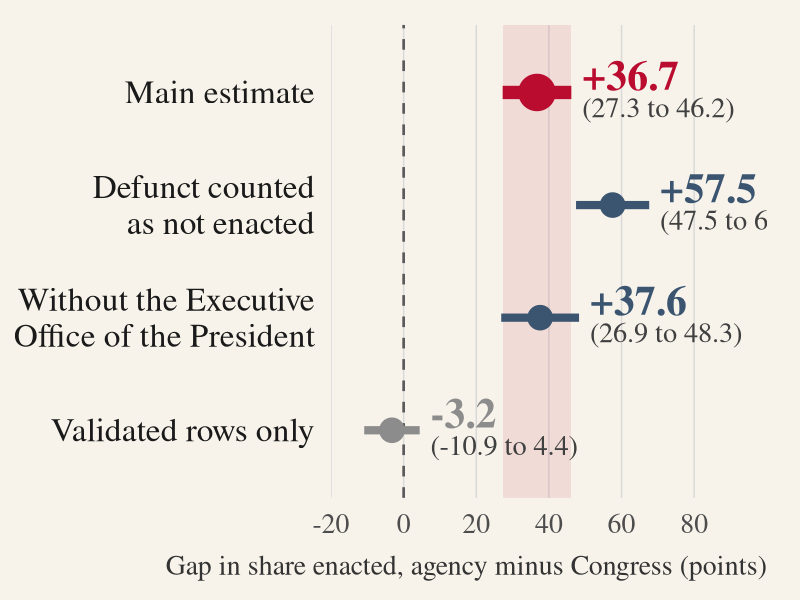
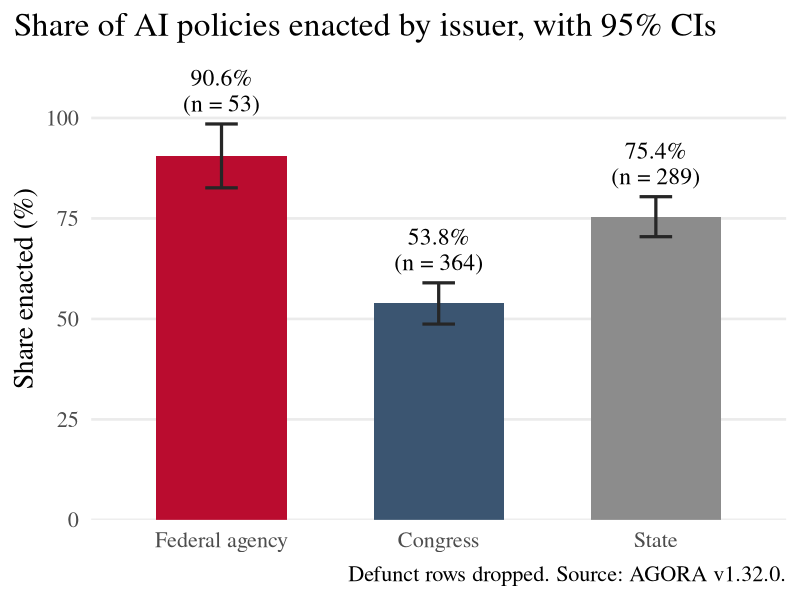
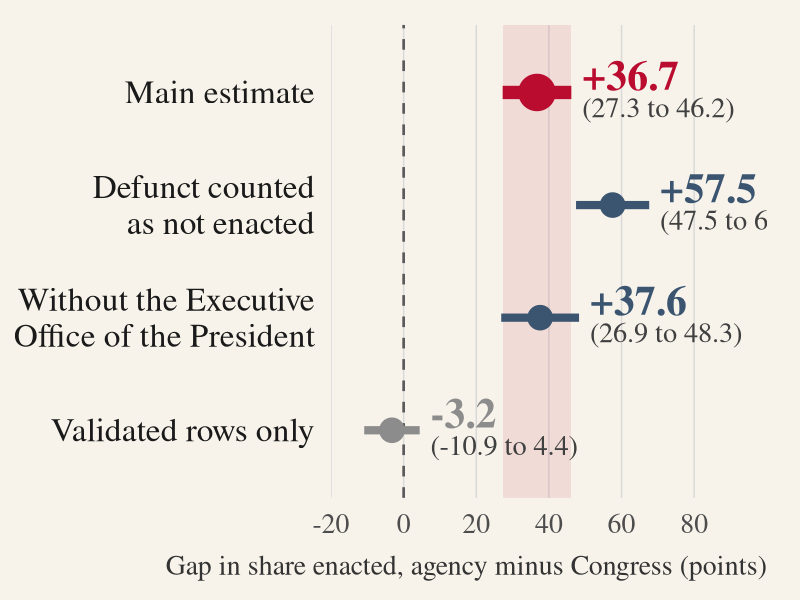
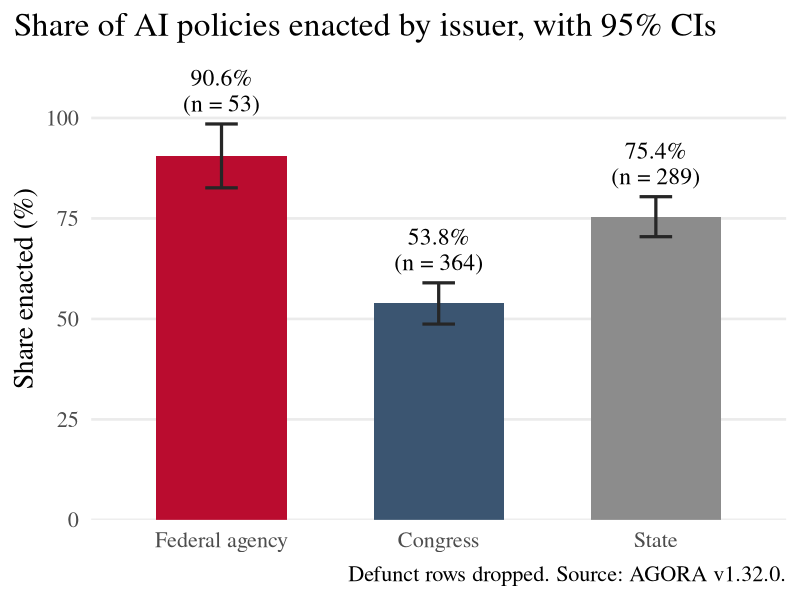

Generate these figures, in order, with R:
## INTL 7007 final project
## does who issues an AI policy affect whether it gets enacted?
## H1: AI policies issued by federal agencies are more likely to be enacted than AI bills proposed in Congress.
## H0: The issuing authority makes no difference to whether an AI policy is enacted.
## data: AGORA v1.32.0 (ETO), https://doi.org/10.5281/zenodo.21964209

## packages
library(ggplot2)

## loading the data
documents <- read.csv("data/agora/documents.csv")
authorities <- read.csv("data/agora/authorities.csv")

head(documents[, c("Authority", "Most.recent.activity")])
dim(documents)
dim(authorities)

## most recent activity
table(documents$Most.recent.activity, exclude = NULL)

## number of different authorities
dim(table(documents$Authority))

## parent group for each authority (from authorities.csv)
documents$parent <- authorities$Parent.authority[match(documents$Authority,
                                                       authorities$Name)]
sum(is.na(match(documents$Authority, authorities$Name)))
table(documents$parent, exclude = NULL)

## issuer: Congress, federal agency or state
documents$issuer <- NA
documents$issuer <- ifelse(documents$Authority == "United States Congress",
                           "Congress", documents$issuer)
documents$issuer <- ifelse(documents$parent == "Federal government" &
                           documents$Authority != "United States Congress",
                           "Federal agency", documents$issuer)
documents$issuer <- ifelse(documents$parent == "State governments",
                           "State", documents$issuer)
table(documents$issuer, exclude = NULL)

## authorities counted as federal agencies
table(documents$Authority[documents$issuer == "Federal agency"])

## keeping Congress, federal agencies and states only
issuers <- documents[!is.na(documents$issuer), ]
table(issuers$issuer, issuers$Most.recent.activity)

## dropping Defunct (DV is proposed or enacted)
policies <- issuers[issuers$Most.recent.activity != "Defunct", ]
policies$enacted <- ifelse(policies$Most.recent.activity == "Enacted", 1, 0)

## N used and dropped
nrow(documents)
nrow(documents) - nrow(issuers)
sum(issuers$Most.recent.activity == "Defunct")
nrow(policies)

## enacted and proposed by issuer
activity_counts <- table(policies$issuer, policies$Most.recent.activity)
activity_counts
sum(activity_counts)

## percentages within each issuer
100 * prop.table(activity_counts, margin = 1)

## share enacted by issuer
congress <- policies$enacted[policies$issuer == "Congress"]
agency <- policies$enacted[policies$issuer == "Federal agency"]
state <- policies$enacted[policies$issuer == "State"]

table(policies$issuer)

pct_enacted <- 100 * c("Congress" = mean(congress),
                       "Federal agency" = mean(agency),
                       "State" = mean(state))
pct_enacted

## 95% confidence intervals
## Congress
100 * (mean(congress) - 1.96 * sqrt(var(congress) / length(congress)))
100 * (mean(congress) + 1.96 * sqrt(var(congress) / length(congress)))

## federal agency
100 * (mean(agency) - 1.96 * sqrt(var(agency) / length(agency)))
100 * (mean(agency) + 1.96 * sqrt(var(agency) / length(agency)))

## state
100 * (mean(state) - 1.96 * sqrt(var(state) / length(state)))
100 * (mean(state) + 1.96 * sqrt(var(state) / length(state)))

## federal agency vs Congress
treatment <- policies[policies$issuer == "Federal agency", ]
control <- policies[policies$issuer == "Congress", ]
n_t <- nrow(treatment)
n_c <- nrow(control)

## difference in means
diff_means <- mean(treatment$enacted) - mean(control$enacted)
100 * diff_means

## standard error
se_diff <- sqrt(var(treatment$enacted) / n_t + var(control$enacted) / n_c)

## 95% confidence interval
100 * (diff_means - 1.96 * se_diff)
100 * (diff_means + 1.96 * se_diff)

## z-statistic and two-sided p-value
z_obs <- diff_means / se_diff
z_obs
2 * pnorm(-abs(z_obs))

## same comparison with lm()
two_groups <- policies[policies$issuer != "State", ]
two_groups$agency <- ifelse(two_groups$issuer == "Federal agency", 1, 0)
fit <- lm(enacted ~ agency, data = two_groups)
fit
summary(fit)$coef

## check 1: Defunct counted as not enacted
issuers$enacted <- ifelse(issuers$Most.recent.activity == "Enacted", 1, 0)
agency_all <- issuers$enacted[issuers$issuer == "Federal agency"]
congress_all <- issuers$enacted[issuers$issuer == "Congress"]
length(agency_all)
length(congress_all)

diff_defunct <- mean(agency_all) - mean(congress_all)
se_defunct <- sqrt(var(agency_all) / length(agency_all) +
                   var(congress_all) / length(congress_all))
100 * diff_defunct
100 * (diff_defunct - 1.96 * se_defunct)
100 * (diff_defunct + 1.96 * se_defunct)
diff_defunct / se_defunct
2 * pnorm(-abs(diff_defunct / se_defunct))

## check 2: without the Executive Office of the President
agency_no_eop <- policies$enacted[policies$issuer == "Federal agency" &
                                  policies$Authority != "Executive Office of the President"]
length(agency_no_eop)

diff_no_eop <- mean(agency_no_eop) - mean(control$enacted)
se_no_eop <- sqrt(var(agency_no_eop) / length(agency_no_eop) +
                  var(control$enacted) / n_c)
100 * diff_no_eop
100 * (diff_no_eop - 1.96 * se_no_eop)
100 * (diff_no_eop + 1.96 * se_no_eop)
diff_no_eop / se_no_eop
2 * pnorm(-abs(diff_no_eop / se_no_eop))

## check 3: validated rows only
validated <- policies[policies$Validated. == "true", ]
table(validated$issuer, validated$Most.recent.activity)

agency_val <- validated$enacted[validated$issuer == "Federal agency"]
congress_val <- validated$enacted[validated$issuer == "Congress"]
length(agency_val)
length(congress_val)

diff_val <- mean(agency_val) - mean(congress_val)
se_val <- sqrt(var(agency_val) / length(agency_val) +
               var(congress_val) / length(congress_val))
100 * diff_val
100 * (diff_val - 1.96 * se_val)
100 * (diff_val + 1.96 * se_val)
diff_val / se_val
2 * pnorm(-abs(diff_val / se_val))

## numbers for the assuming sentence
round(100 * diff_means, 1)
round(100 * (diff_means - 1.96 * se_diff), 1)
round(100 * (diff_means + 1.96 * se_diff), 1)

## check 4: without the NDAA rows
## each NDAA section is its own row, so one law can add lots of enacted rows
policies$ndaa <- ifelse(grepl("NDAA", policies$Collections), 1, 0)
table(policies$issuer, policies$ndaa)

congress_no_ndaa <- policies$enacted[policies$issuer == "Congress" &
                                     policies$ndaa == 0]
length(congress_no_ndaa)
100 * mean(congress_no_ndaa)

diff_no_ndaa <- mean(agency) - mean(congress_no_ndaa)
se_no_ndaa <- sqrt(var(agency) / length(agency) +
                   var(congress_no_ndaa) / length(congress_no_ndaa))
100 * diff_no_ndaa
100 * (diff_no_ndaa - 1.96 * se_no_ndaa)
100 * (diff_no_ndaa + 1.96 * se_no_ndaa)
diff_no_ndaa / se_no_ndaa
2 * pnorm(-abs(diff_no_ndaa / se_no_ndaa))

## check 5: lm() also holding constant whether the policy mainly applies to government
two_groups$applies_gov <- ifelse(two_groups$Primarily.applies.to.the.government == "true", 1, 0)
table(two_groups$issuer, two_groups$applies_gov)

fit_gov <- lm(enacted ~ agency + applies_gov, data = two_groups)
fit_gov
summary(fit_gov)$coef

## unique Congress bills (one link can cover several section rows)
length(unique(policies$Link.to.document[policies$issuer == "Congress"]))

## summaries that may include unreviewed machine output
table(policies$Summaries.and.tags.may.include.unreviewed.machine.output)
sum(policies$Summaries.and.tags.may.include.unreviewed.machine.output == "true")

## the four federal agency rows that went Defunct
defunct_agency <- issuers[issuers$issuer == "Federal agency" &
                          issuers$Most.recent.activity == "Defunct", ]
defunct_agency[, c("Official.name", "Authority",
                   "Proposed.date", "Most.recent.activity.date")]

## text analysis of the short summaries
## drop stop words, months, drafting words and US state names
stops <- c(
  "a", "about", "after", "again", "against", "all", "also", "an", "and", "any",
  "are", "as", "at", "be", "because", "been", "before", "being", "between",
  "both", "but", "by", "can", "did", "do", "does", "doing", "down", "during",
  "each", "few", "for", "from", "further", "had", "has", "have", "having",
  "he", "her", "here", "hers", "herself", "him", "himself", "his", "how",
  "i", "if", "in", "into", "is", "it", "its", "itself", "just", "me", "more",
  "most", "my", "myself", "no", "nor", "not", "now", "of", "off", "on",
  "once", "only", "or", "other", "our", "ours", "ourselves", "out", "over",
  "own", "same", "she", "should", "so", "some", "such", "than", "that",
  "the", "their", "theirs", "them", "themselves", "then", "there", "these",
  "they", "this", "those", "through", "to", "too", "under", "until", "up",
  "very", "was", "we", "were", "what", "when", "where", "which", "while",
  "who", "whom", "why", "will", "with", "you", "your", "yours", "yourself",
  "yourselves",
  "january", "february", "march", "april", "may", "june", "july", "august",
  "september", "october", "november", "december",
  "act", "acts", "bill", "bills", "section", "sections", "title", "titles",
  "law", "laws", "requires", "require", "establishes", "establish",
  "amends", "amend", "directs", "authorizes", "provides", "provide",
  "alabama", "alaska", "arizona", "arkansas", "california", "colorado",
  "connecticut", "delaware", "florida", "georgia", "hawaii", "idaho",
  "illinois", "indiana", "iowa", "kansas", "kentucky", "louisiana", "maine",
  "maryland", "massachusetts", "michigan", "minnesota", "mississippi",
  "missouri", "montana", "nebraska", "nevada", "ohio", "oklahoma", "oregon",
  "pennsylvania", "tennessee", "texas", "utah", "vermont", "virginia",
  "washington", "wisconsin", "wyoming", "hampshire", "jersey", "mexico",
  "york", "carolina", "dakota", "columbia", "rhode"
)

clean_words <- function(text) {
  text <- tolower(paste(text, collapse = " "))
  text <- gsub("[^a-z]+", " ", text)
  words <- unlist(strsplit(text, " "))
  words <- words[words != ""]
  words <- words[nchar(words) >= 3]
  words[!(words %in% stops)]
}

congress_words <- clean_words(policies$Short.summary[policies$issuer == "Congress"])
agency_words <- clean_words(policies$Short.summary[policies$issuer == "Federal agency"])
state_words <- clean_words(policies$Short.summary[policies$issuer == "State"])

congress_tab <- sort(table(congress_words), decreasing = TRUE)
agency_tab <- sort(table(agency_words), decreasing = TRUE)
state_tab <- sort(table(state_words), decreasing = TRUE)

length(congress_words)
length(agency_words)
length(state_words)
head(congress_tab, 10)
head(agency_tab, 10)
head(state_tab, 10)

## how alike is the language? word shares for words used by both issuers
shared_ca <- intersect(names(congress_tab), names(agency_tab))
congress_share_ca <- as.numeric(congress_tab[shared_ca]) / length(congress_words)
agency_share_ca <- as.numeric(agency_tab[shared_ca]) / length(agency_words)
cor(congress_share_ca, agency_share_ca)
cor_ca <- cor.test(congress_share_ca, agency_share_ca)
cor_ca
cor_ca$estimate
cor_ca$conf.int
cor_ca$p.value
length(shared_ca)

shared_cs <- intersect(names(congress_tab), names(state_tab))
congress_share_cs <- as.numeric(congress_tab[shared_cs]) / length(congress_words)
state_share_cs <- as.numeric(state_tab[shared_cs]) / length(state_words)
cor(congress_share_cs, state_share_cs)
cor_cs <- cor.test(congress_share_cs, state_share_cs)
cor_cs
cor_cs$estimate
cor_cs$conf.int
cor_cs$p.value
length(shared_cs)

## appendix: tf-idf
## tf = count / total words; idf = log(3 / how many issuers use the word)
all_words <- unique(c(names(congress_tab), names(agency_tab), names(state_tab)))
n_issuers <- (all_words %in% names(congress_tab)) +
  (all_words %in% names(agency_tab)) +
  (all_words %in% names(state_tab))
idf <- log(3 / n_issuers)
names(idf) <- all_words

congress_tfidf <- sort((as.numeric(congress_tab) / length(congress_words)) *
                       idf[names(congress_tab)], decreasing = TRUE)
agency_tfidf <- sort((as.numeric(agency_tab) / length(agency_words)) *
                     idf[names(agency_tab)], decreasing = TRUE)
state_tfidf <- sort((as.numeric(state_tab) / length(state_words)) *
                    idf[names(state_tab)], decreasing = TRUE)

head(congress_tfidf, 10)
head(agency_tfidf, 10)
head(state_tfidf, 10)

## figure 1: the gap with 95% CIs, main estimate and the three checks
## colours from the poster: crimson, slate, grey, cream
crimson <- "#BA0C2F"
slate <- "#3B5571"
cream <- "#F7F3EA"

gap_ci <- data.frame(
  label = c("Main estimate",
            "Defunct counted\nas not enacted",
            "Without the Executive\nOffice of the President",
            "Validated rows only"),
  type = c("Main", "Check", "Check", "Validated"),
  est = 100 * c(diff_means, diff_defunct, diff_no_eop, diff_val),
  se = 100 * c(se_diff, se_defunct, se_no_eop, se_val)
)
gap_ci$lo <- gap_ci$est - 1.96 * gap_ci$se
gap_ci$hi <- gap_ci$est + 1.96 * gap_ci$se
gap_ci$label <- factor(gap_ci$label, levels = rev(gap_ci$label))
gap_ci$text <- sprintf("%+.1f", gap_ci$est)
gap_ci$ci_text <- sprintf("(%.1f to %.1f)", gap_ci$lo, gap_ci$hi)
gap_ci

fig_gap <- ggplot(gap_ci, aes(x = est, y = label, colour = type)) +
  annotate("rect", xmin = gap_ci$lo[1], xmax = gap_ci$hi[1],
           ymin = -Inf, ymax = Inf, fill = crimson, alpha = 0.10) +
  geom_vline(xintercept = 0, linetype = "dashed", colour = "grey35",
             linewidth = 0.9) +
  geom_errorbarh(aes(xmin = lo, xmax = hi, linewidth = type), height = 0) +
  geom_point(aes(size = type)) +
  geom_text(aes(x = hi, label = text), hjust = 0, nudge_x = 3,
            vjust = -0.1, size = 10.5, family = "serif", fontface = "bold",
            show.legend = FALSE) +
  geom_text(aes(x = hi, label = ci_text), hjust = 0, nudge_x = 3,
            vjust = 1.3, size = 7.2, family = "serif", colour = "grey25",
            show.legend = FALSE) +
  scale_colour_manual(values = c(Main = crimson, Check = slate,
                                 Validated = "grey55")) +
  scale_linewidth_manual(values = c(Main = 4.5, Check = 2.8, Validated = 2.8)) +
  scale_size_manual(values = c(Main = 12, Check = 8, Validated = 8)) +
  scale_x_continuous(limits = c(-20, 100), breaks = seq(-20, 80, 20),
                     expand = c(0, 0)) +
  labs(x = "Gap in share enacted, agency minus Congress (points)",
       y = NULL) +
  theme_minimal(base_size = 26, base_family = "serif") +
  theme(legend.position = "none",
        plot.background = element_rect(fill = cream, colour = NA),
        panel.grid.minor = element_blank(),
        panel.grid.major.y = element_blank(),
        panel.grid.major.x = element_line(colour = "grey85", linewidth = 0.5),
        axis.text.y = element_text(colour = "grey10", size = 24,
                                   lineheight = 0.9),
        axis.text.x = element_text(colour = "grey30", size = 20),
        axis.title.x = element_text(size = 20, colour = "grey20", hjust = 1,
                                    margin = margin(t = 12)),
        plot.margin = margin(18, 24, 14, 10))
fig_gap

ggsave("site/assets/fig_gap_ci.png", fig_gap, width = 11, height = 7.2,
       dpi = 300, bg = cream)

## appendix figure: share enacted by issuer with 95% CIs (not on the poster)
share_ci <- data.frame(
  issuer = c("Federal agency", "Congress", "State"),
  n = c(length(agency), length(congress), length(state)),
  est = 100 * c(mean(agency), mean(congress), mean(state)),
  se = 100 * c(sqrt(var(agency) / length(agency)),
               sqrt(var(congress) / length(congress)),
               sqrt(var(state) / length(state)))
)
share_ci$lo <- share_ci$est - 1.96 * share_ci$se
share_ci$hi <- share_ci$est + 1.96 * share_ci$se
share_ci$issuer <- factor(share_ci$issuer, levels = share_ci$issuer)
share_ci$text <- sprintf("%.1f%%\n(n = %d)", share_ci$est, share_ci$n)
share_ci

fig_share <- ggplot(share_ci, aes(x = issuer, y = est)) +
  geom_col(fill = c(crimson, slate, "grey55"), width = 0.6) +
  geom_errorbar(aes(ymin = lo, ymax = hi), width = 0.15, linewidth = 1.1,
                colour = "grey15") +
  geom_text(aes(y = hi, label = text), vjust = -0.3, size = 6,
            family = "serif", lineheight = 0.9) +
  scale_y_continuous(limits = c(0, 115), breaks = seq(0, 100, 25),
                     expand = c(0, 0)) +
  labs(x = NULL, y = "Share enacted (%)",
       title = "Share of AI policies enacted by issuer, with 95% CIs",
       caption = "Defunct rows dropped. Source: AGORA v1.32.0.") +
  theme_minimal(base_size = 20, base_family = "serif") +
  theme(plot.background = element_rect(fill = "white", colour = NA),
        panel.grid.minor = element_blank(),
        panel.grid.major.x = element_blank(),
        plot.title.position = "plot")
fig_share

dir.create("figures", showWarnings = FALSE)
ggsave("figures/fig_share_by_issuer.png", fig_share, width = 10, height = 7,
       dpi = 300, bg = "white")
